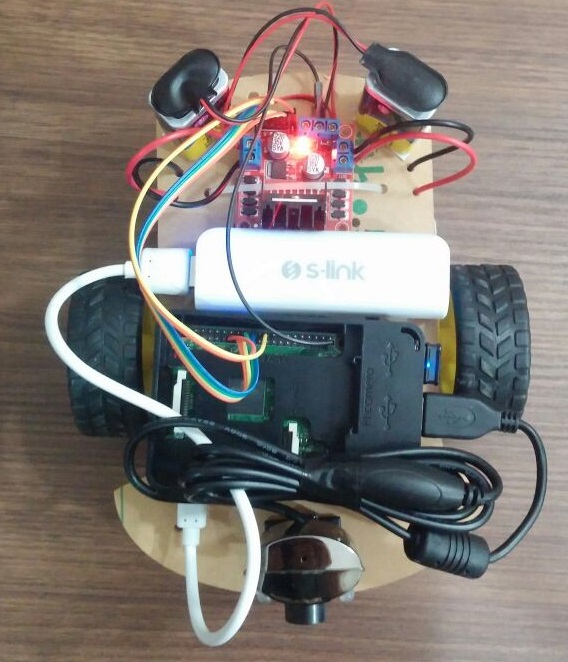
#> input picture inspecto-raspi.jpg, 568 x 662 px, given in place of the camera
$ python edge_detection.py
#> lines starting #> are read from the running program, lines starting #| are printed output that depends on the picture; after the words box and inside, x2 and y2 are one past the last pixel; in counts of white or black regions, pixels touching at a corner belong together
import cv2
import numpy as np
import os

capture = cv2.VideoCapture(0)

width = 320
height = 240

if capture.isOpened():
	capture.set(cv2.CAP_PROP_FRAME_WIDTH, width)
	capture.set(cv2.CAP_PROP_FRAME_HEIGHT, height)

while True:
	ret, frame = capture.read()
#> frame is the input picture: shape (662, 568, 3); mean B, G, R 116.2, 120.3, 127
	imgHSV = cv2.cvtColor(frame,cv2.COLOR_BGR2HSV)
#> imgHSV: shape (662, 568, 3); mean H, S, V 51.2, 62.2, 135.6
	imgGrayScale = cv2.cvtColor(frame,cv2.COLOR_BGR2GRAY)
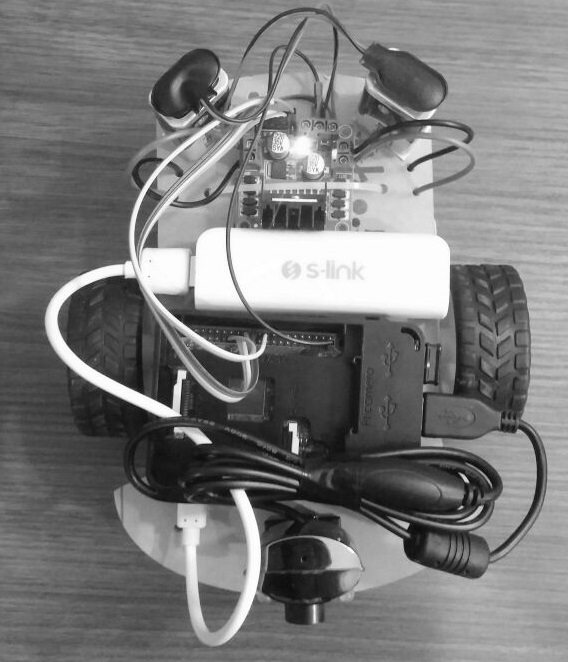
#> imgGrayScale: shape (662, 568); min 2, max 255, mean 121.8
	imgBlurred = cv2.GaussianBlur(imgGrayScale, (5, 5), 0)
	imgCanny = cv2.Canny(imgBlurred, 100, 200)
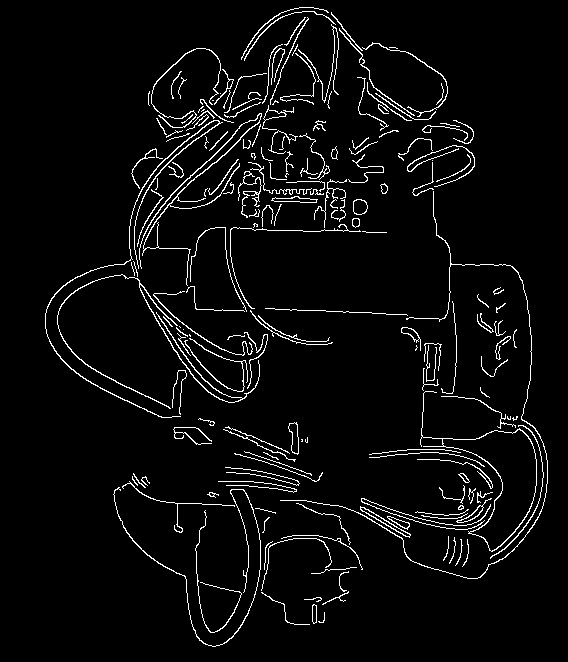
#> imgCanny: shape (662, 568); 4.3% white in thin lines or dots, all inside (x1, y1, x2, y2) = (45, 7, 548, 647)

	cv2.namedWindow("imgOriginal", cv2.WINDOW_AUTOSIZE)
	cv2.namedWindow("imgGrayScale", cv2.WINDOW_AUTOSIZE)
	cv2.namedWindow("imgHSV",cv2.WINDOW_AUTOSIZE)
	cv2.namedWindow("imgBlurred",cv2.WINDOW_AUTOSIZE)
	cv2.namedWindow("imgCanny",cv2.WINDOW_AUTOSIZE)

	cv2.imshow("imgOriginal", frame)
	cv2.imshow("imgGrayScale", imgGrayScale)
	cv2.imshow("imgHSV",imgHSV)
	cv2.imshow("imgBlurred",imgBlurred)
	cv2.imshow("imgCanny",imgCanny)

	if cv2.waitKey(10) == 27:
#> (key Esc is pressed here)
		break

#> (the run stopped early here; a loop or call above may not have finished)
